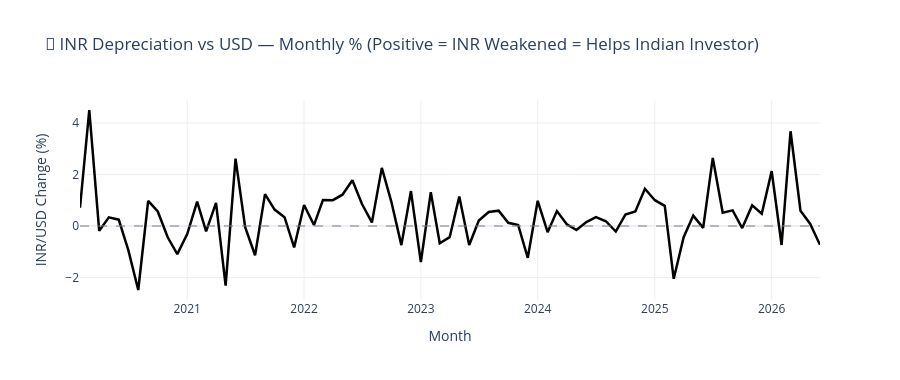
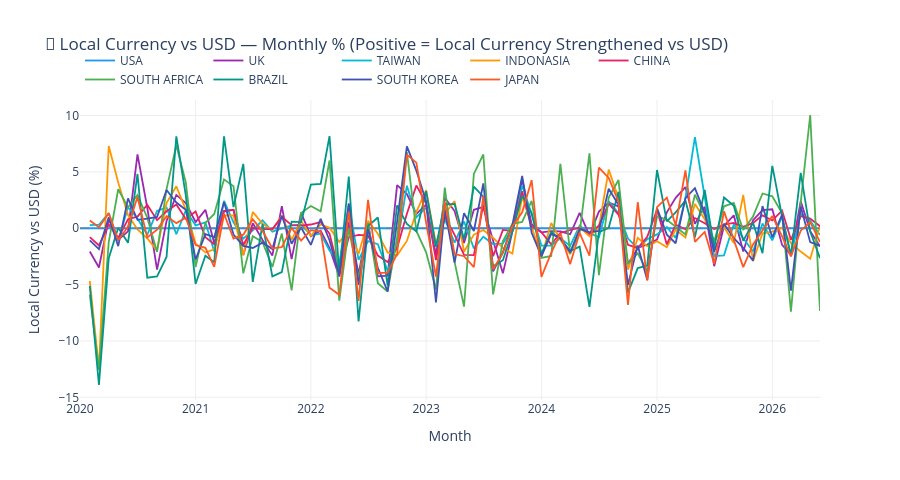

The notebook cell these images were saved under, in order:
### Code cell
# Graph 2a: INR/USD depreciation contribution (same curve for all non-India markets)
fig_usdinr = go.Figure()
# Only need one line since USDINR is the same for all foreign markets
df_usa = combined['USA'].dropna(subset=['FX_USDINR_Pct'])
fig_usdinr.add_trace(go.Scatter(
    x=df_usa['Month'], y=df_usa['FX_USDINR_Pct'],
    name='INR/USD Move', line=dict(color='black', width=2.5), mode='lines'
))
fig_usdinr.add_hline(y=0, line_dash='dash', line_color='gray', opacity=0.5)
fig_usdinr.update_layout(
    title=dict(text='💱 INR Depreciation vs USD — Monthly % (Positive = INR Weakened = Helps Indian Investor)', font=dict(size=17)),
    xaxis_title='Month', yaxis_title='INR/USD Change (%)',
    height=380, plot_bgcolor='rgba(0,0,0,0)',
    yaxis=dict(gridcolor='#eee'), xaxis=dict(gridcolor='#eee')
)
fig_usdinr.show()

# Graph 2b: Local currency vs USD (different per country)
fig_local = go.Figure()
for country in COUNTRIES:
    if country == 'INDIA':
        continue
    df = combined[country].dropna(subset=['FX_LocalUSD_Pct'])
    fig_local.add_trace(go.Scatter(
        x=df['Month'], y=df['FX_LocalUSD_Pct'],
        name=country, line=dict(color=COUNTRY_COLORS[country], width=1.8), mode='lines'
    ))
fig_local.add_hline(y=0, line_dash='dash', line_color='gray', opacity=0.5)
fig_local.update_layout(
    title=dict(text='💱 Local Currency vs USD — Monthly % (Positive = Local Currency Strengthened vs USD)', font=dict(size=17)),
    xaxis_title='Month', yaxis_title='Local Currency vs USD (%)',
    height=480, hovermode='x unified',
    legend=dict(orientation='h', yanchor='bottom', y=1.02),
    plot_bgcolor='rgba(0,0,0,0)',
    yaxis=dict(gridcolor='#eee'), xaxis=dict(gridcolor='#eee')
)
fig_local.show()

# Updated decomposition table — now shows all 3 components
table_rows = []
for country in COUNTRIES:
    df = combined[country].dropna(subset=['INR_Return_Pct'])
    avg_idx      = df['Index_Return_Pct'].mean() * 12
    avg_usdinr   = df['FX_USDINR_Pct'].mean() * 12
    avg_localusd = df['FX_LocalUSD_Pct'].mean() * 12
    avg_fx_total = df['FX_Total_Pct'].mean() * 12
    avg_tot      = df['INR_Return_Pct'].mean() * 12
    table_rows.append({
        'Country':                        country,
        'Ann. Index Return (%)':          round(avg_idx, 2),
        'Ann. INR/USD Depreciation (%)':  round(avg_usdinr, 2),   # positive = INR weakened = helped you
        'Ann. Local vs USD (%)':          round(avg_localusd, 2),
        'Ann. Total FX Effect (%)':       round(avg_fx_total, 2),
        'Ann. Total INR Return (%)':      round(avg_tot, 2),
    })

table_df = pd.DataFrame(table_rows).sort_values('Ann. Total INR Return (%)', ascending=False).reset_index(drop=True)
print('\n📋 Full Return Decomposition — Indian Investor View:')
print('   Positive INR/USD = INR weakened vs USD = boosts your foreign returns when converted back')
display(table_df.style.format({
    'Ann. Index Return (%)':         '{:.2f}%',
    'Ann. INR/USD Depreciation (%)': '{:.2f}%',
    'Ann. Local vs USD (%)':         '{:.2f}%',
    'Ann. Total FX Effect (%)':      '{:.2f}%',
    'Ann. Total INR Return (%)':     '{:.2f}%',
}).background_gradient(subset=['Ann. Total INR Return (%)'], cmap='RdYlGn'))
